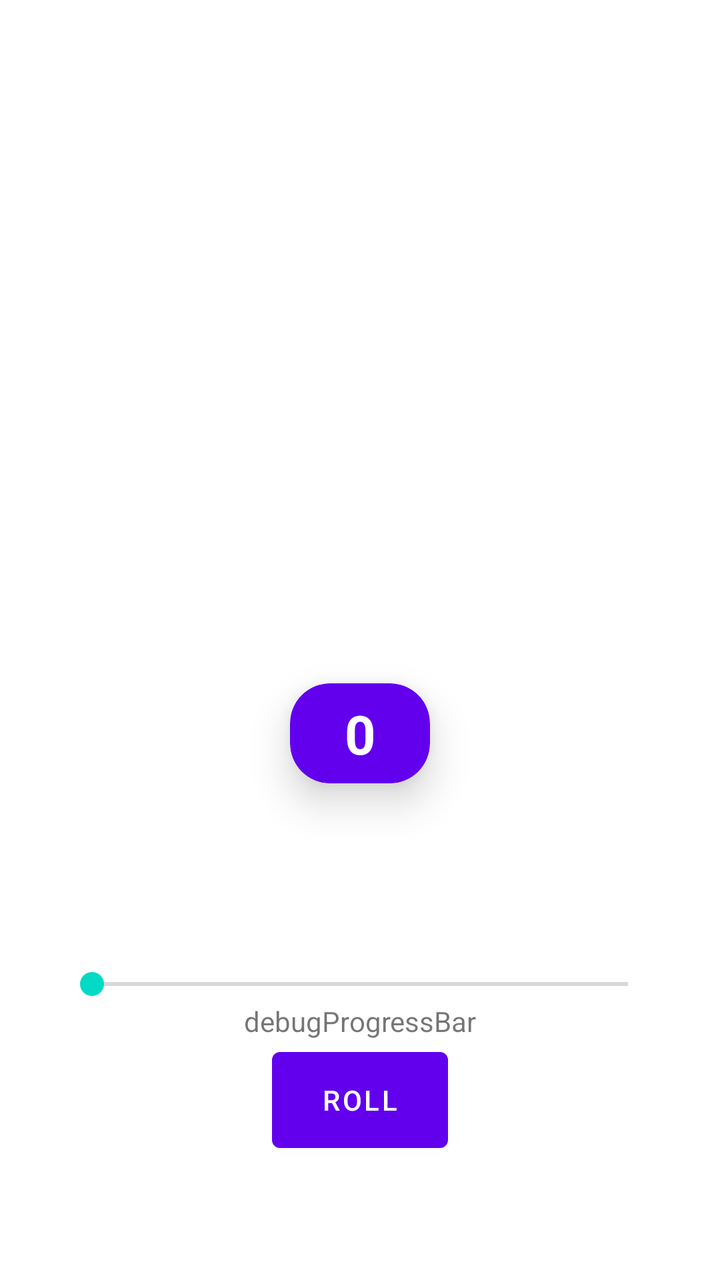
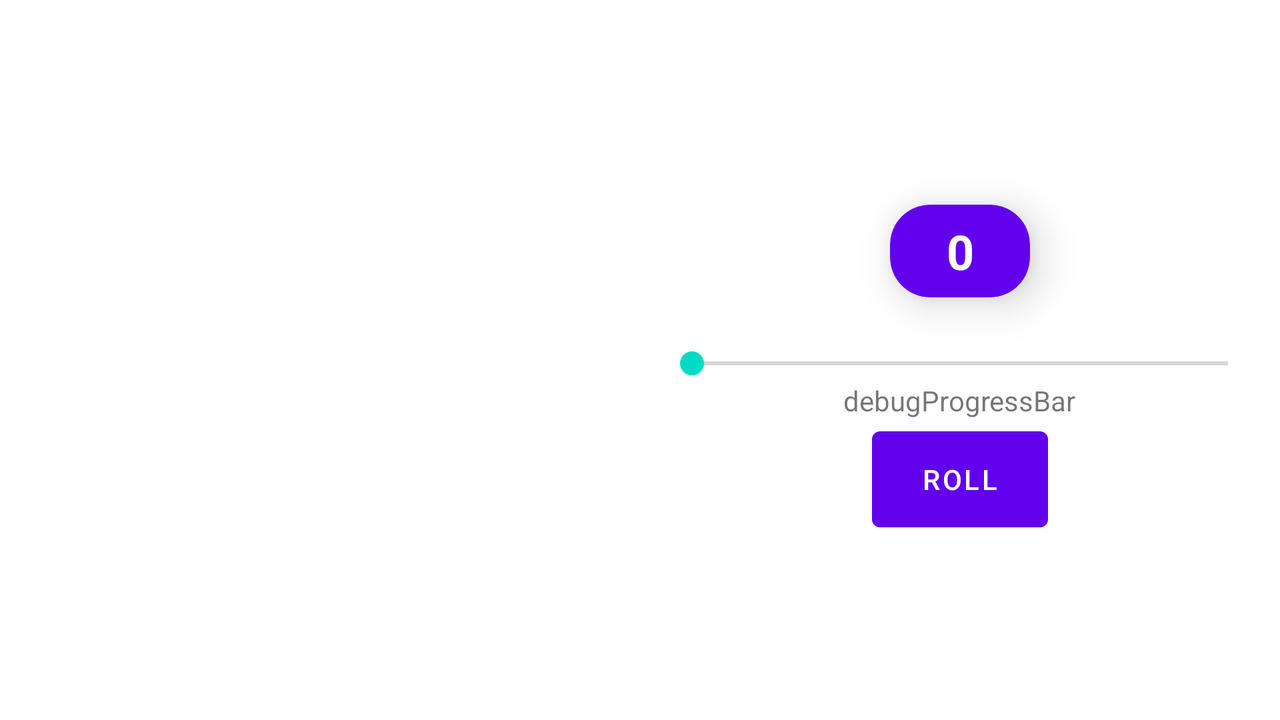

An Android layout and its configuration variant, each rendered on a device that would load it. The default file and the variant file are quoted in full after the pictures.
<!-- AndroidManifest.xml: application theme Theme.DiceRoller -->
<!-- res/layout/activity_main.xml -->
<?xml version="1.0" encoding="utf-8"?>
<FrameLayout xmlns:android="http://schemas.android.com/apk/res/android"
    xmlns:app="http://schemas.android.com/apk/res-auto"
    xmlns:tools="http://schemas.android.com/tools"
    android:id="@+id/rootLayout"
    android:layout_width="match_parent"
    android:layout_height="match_parent"
    tools:context=".MainActivity">

    
    <ImageView
        android:id="@+id/bgImageView"
        android:layout_width="match_parent"
        android:layout_height="match_parent"
        android:contentDescription="@null"
        android:importantForAccessibility="no"
        android:scaleType="centerCrop" />

    
    <View
        android:id="@+id/bgScrim"
        android:layout_width="match_parent"
        android:layout_height="match_parent"
        android:background="@drawable/bg_scrim"
        android:visibility="gone" />

    <androidx.constraintlayout.widget.ConstraintLayout
        android:layout_width="match_parent"
        android:layout_height="match_parent">

        <LinearLayout
            android:id="@+id/DiceLayout"
            android:layout_width="match_parent"
            android:layout_height="wrap_content"
            android:gravity="center"
            android:orientation="horizontal"
            android:visibility="visible"
            app:layout_constraintBottom_toTopOf="@+id/seekBar"
            app:layout_constraintEnd_toEndOf="parent"
            app:layout_constraintStart_toStartOf="parent"
            app:layout_constraintTop_toTopOf="parent"
            app:layout_constraintVertical_bias="0.5" />

        <com.google.android.material.card.MaterialCardView
            android:id="@+id/resultCard"
            android:layout_width="wrap_content"
            android:layout_height="wrap_content"
            android:layout_marginTop="100dp"
            app:cardBackgroundColor="?attr/colorPrimary"
            app:cardCornerRadius="20dp"
            app:cardElevation="12dp"
            app:layout_constraintEnd_toEndOf="parent"
            app:layout_constraintStart_toStartOf="parent"
            app:layout_constraintTop_toBottomOf="@+id/DiceLayout">

            <TextView
                android:id="@+id/diceNumber"
                android:layout_width="wrap_content"
                android:layout_height="wrap_content"
                android:gravity="center"
                android:minWidth="70dp"
                android:minHeight="35dp"
                android:paddingStart="18dp"
                android:paddingEnd="18dp"
                android:paddingTop="7dp"
                android:paddingBottom="7dp"
                android:textColor="?attr/colorOnPrimary"
                android:textSize="27sp"
                android:textStyle="bold"
                tools:text="0" />
        </com.google.android.material.card.MaterialCardView>

        <Button
            android:id="@+id/diceButton"
            android:layout_width="wrap_content"
            android:layout_height="60dp"
            android:layout_marginBottom="60dp"
            android:text="@string/roll"
            app:layout_constraintBottom_toBottomOf="parent"
            app:layout_constraintEnd_toEndOf="parent"
            app:layout_constraintStart_toStartOf="parent" />

        <SeekBar
            android:id="@+id/seekBar"
            android:layout_width="300dp"
            android:layout_height="wrap_content"
            android:max="2"
            android:progress="0"
            app:layout_constraintBottom_toTopOf="@+id/debugProgressBar"
            app:layout_constraintEnd_toEndOf="parent"
            app:layout_constraintStart_toStartOf="parent" />

        <TextView
            android:id="@+id/debugProgressBar"
            android:layout_width="wrap_content"
            android:layout_height="wrap_content"
            app:layout_constraintBottom_toTopOf="@+id/diceButton"
            app:layout_constraintEnd_toEndOf="parent"
            app:layout_constraintStart_toStartOf="parent"
            tools:text="debugProgressBar" />

    </androidx.constraintlayout.widget.ConstraintLayout>

</FrameLayout>
<!-- resources referenced by this layout -->
<resources>
  <!-- drawable bg_scrim (drawable) -->
  <?xml version="1.0" encoding="utf-8"?>
  <shape xmlns:android="http://schemas.android.com/apk/res/android"
      android:shape="rectangle">
      <solid android:color="#4D000000" />
  </shape>
  <string name="roll">Roll</string>
  <style name="Theme.DiceRoller" parent="Theme.MaterialComponents.DayNight.DarkActionBar">
          
          <item name="colorPrimary">@color/purple_500</item>
          <item name="colorPrimaryVariant">@color/purple_700</item>
          <item name="colorOnPrimary">@color/white</item>
          
          <item name="colorSecondary">@color/teal_200</item>
          <item name="colorSecondaryVariant">@color/teal_700</item>
          <item name="colorOnSecondary">@color/black</item>
          
          <item name="android:statusBarColor">?attr/colorPrimaryVariant</item>
          
      </style>
</resources>
<!-- res/layout-land/activity_main.xml (the repository's variant of the layout above) -->
<!-- drawn on the phone turned sideways -->
<?xml version="1.0" encoding="utf-8"?>
<FrameLayout xmlns:android="http://schemas.android.com/apk/res/android"
    xmlns:app="http://schemas.android.com/apk/res-auto"
    xmlns:tools="http://schemas.android.com/tools"
    android:id="@+id/rootLayout"
    android:layout_width="match_parent"
    android:layout_height="match_parent"
    tools:context=".MainActivity">

    
    <ImageView
        android:id="@+id/bgImageView"
        android:layout_width="match_parent"
        android:layout_height="match_parent"
        android:contentDescription="@null"
        android:importantForAccessibility="no"
        android:scaleType="centerCrop" />

    
    <View
        android:id="@+id/bgScrim"
        android:layout_width="match_parent"
        android:layout_height="match_parent"
        android:background="@drawable/bg_scrim"
        android:visibility="gone" />

    <LinearLayout
        android:layout_width="match_parent"
        android:layout_height="match_parent"
        android:baselineAligned="false"
        android:orientation="horizontal">

        <LinearLayout
            android:id="@+id/DiceLayout"
            android:layout_width="0dp"
            android:layout_height="match_parent"
            android:layout_weight="1"
            android:gravity="center"
            android:orientation="horizontal"
            android:visibility="visible" />

        <LinearLayout
            android:layout_width="0dp"
            android:layout_height="match_parent"
            android:layout_weight="1"
            android:gravity="center"
            android:orientation="vertical"
            android:paddingStart="16dp"
            android:paddingEnd="16dp">

            <com.google.android.material.card.MaterialCardView
                android:id="@+id/resultCard"
                android:layout_width="wrap_content"
                android:layout_height="wrap_content"
                android:layout_marginTop="12dp"
                app:cardBackgroundColor="?attr/colorPrimary"
                app:cardCornerRadius="20dp"
                app:cardElevation="12dp">

                <TextView
                    android:id="@+id/diceNumber"
                    android:layout_width="wrap_content"
                    android:layout_height="wrap_content"
                    android:gravity="center"
                    android:minWidth="70dp"
                    android:minHeight="35dp"
                    android:paddingStart="18dp"
                    android:paddingEnd="18dp"
                    android:paddingTop="7dp"
                    android:paddingBottom="7dp"
                    android:textColor="?attr/colorOnPrimary"
                    android:textSize="24sp"
                    android:textStyle="bold"
                    tools:text="0" />
            </com.google.android.material.card.MaterialCardView>

            <SeekBar
                android:id="@+id/seekBar"
                android:layout_width="300dp"
                android:layout_height="wrap_content"
                android:layout_marginTop="24dp"
                android:max="2"
                android:progress="0" />

            <TextView
                android:id="@+id/debugProgressBar"
                android:layout_width="wrap_content"
                android:layout_height="wrap_content"
                tools:text="debugProgressBar" />

            <Button
                android:id="@+id/diceButton"
                android:layout_width="wrap_content"
                android:layout_height="60dp"
                android:text="@string/roll" />

        </LinearLayout>

    </LinearLayout>

</FrameLayout>
